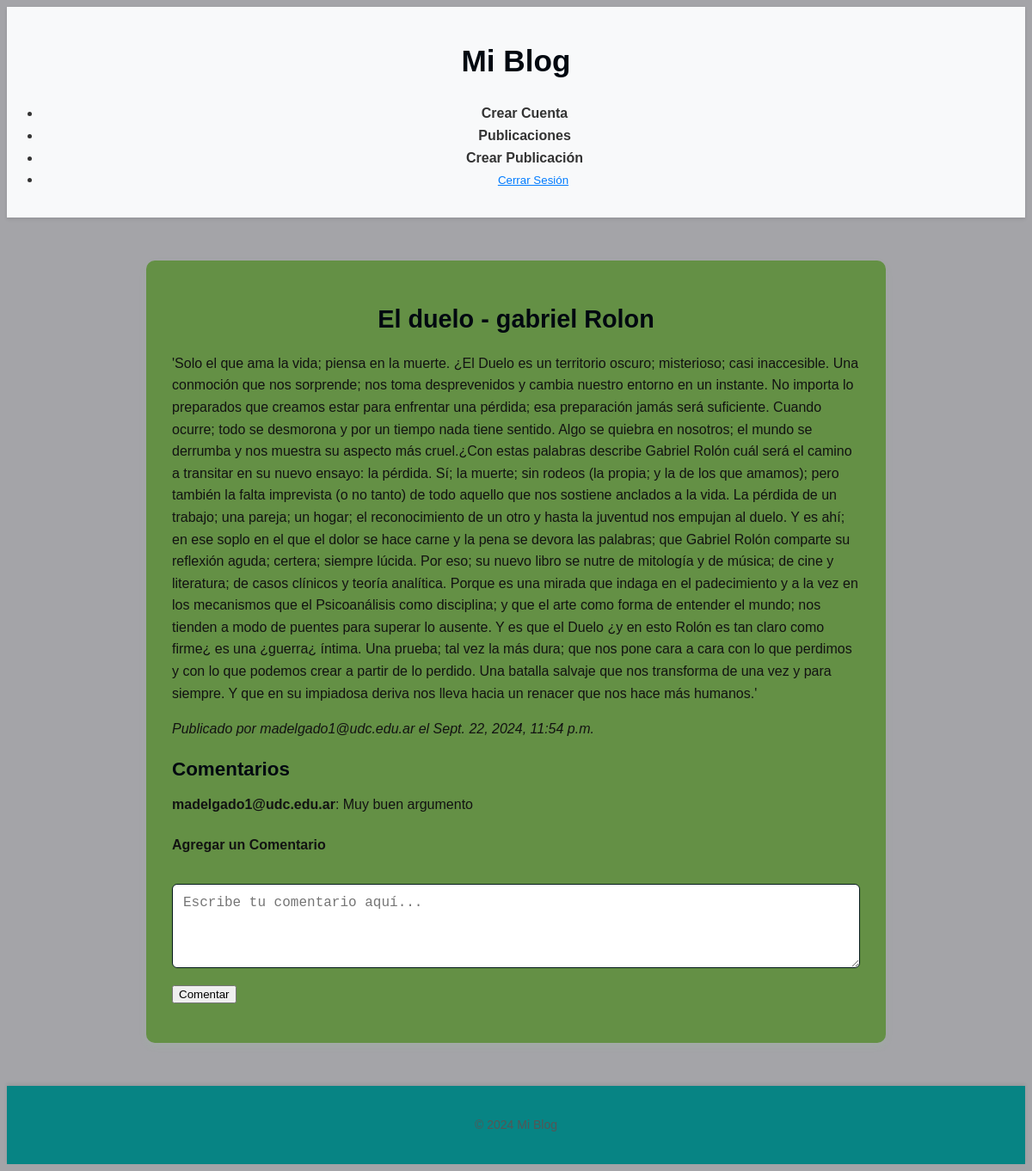
/post/posts/6/ (signed in), run on the app's committed database.
### post/models.py (models this page shows, shortened)
class Post(models.Model):
    titulo = models.CharField(max_length=200)
    contenido = models.TextField()
    fechaDepublicacion = models.DateTimeField(auto_now_add=True)
    autor = models.ForeignKey(User, on_delete=models.CASCADE)

class Comment(models.Model):
   post = models.ForeignKey(Post, related_name='comments',on_delete=models.CASCADE)  # Relación con Post
   author = models.ForeignKey(User, on_delete=models.CASCADE)  # Autor del comentario
   content = models.TextField()  # Contenido del comentario
   created_date = models.DateTimeField(auto_now_add=True)  # Fecha de creación

### post/views.py (the view)
# urls.py: path('posts/<int:id>/', PostDetailView.as_view(), name='post_detalles'),  # Muestra el detalle de una publicación
class PostDetailView(DetailView):
    model = Post
    template_name = 'post/post_detalles.html'
    context_object_name = 'post'
    def get_object(self, queryset=None):
        return get_object_or_404(Post, pk=self.kwargs['id'])
    def get_context_data(self, **kwargs):
        context = super().get_context_data(**kwargs)
        post = self.get_object()
        context['comments'] = post.comments.all()
        return context
    def post(self, request, *args, **kwargs):
        """Maneja la creación de un comentario."""
        post = self.get_object()
        comment_content = request.POST.get('content')
        if request.user.is_authenticated and comment_content:
            Comment.objects.create(post=post, author=request.user, content=comment_content)
        return redirect('post_detalles', id=post.id)

### post/templates/post/post_detalles.html (shortened to what this page needs)
{% extends 'base.html' %}
{% block content %}
<article>
    <h2>{{ post.titulo }}</h2>
    <p>{{ post.contenido }}</p>
    <p><em>Publicado por {{ post.autor }} el {{ post.fechaDepublicacion }}</em></p>
</article>
<section>
    <h3>Comentarios</h3>
    {% if comments %}
        {% for comment in comments %}
            <div>
                <strong>{{ comment.author.username }}</strong>: {{ comment.content }}
            </div>
        {% endfor %}
    {% else %}
        <p>No hay comentarios aún. Sé el primero en comentar.</p>
    {% endif %}
    <h4>Agregar un Comentario</h4>
    {% if user.is_authenticated %}
        <form method="post">
            <textarea name="content" rows="4" placeholder="Escribe tu comentario aquí..." required></textarea>
            <button type="submit">Comentar</button>
        </form>
    {% else %}
        <p>Debes estar <a href="{% url 'login' %}">logueado</a> para comentar.</p>
    {% endif %}
</section>
{% endblock %}

### post/static/styles.css (style rules this page uses)
body { background-color: #a4a4a8; color: #121212; font-family: Arial, sans-serif; line-height: 1.6; }
h1, h2, h3 { color: #010810; font-weight: bold; }
h2 { font-size: 1.8em; margin: 15px 0; text-align: center; }
h3 { font-size: 1.4em; margin: 10px 0; }
input[type="text"], textarea { width: 100%; padding: 12px; margin-top: 12px; margin-bottom: 20px; border: 1px solid #021819; border-radius: 6px; font-size: 16px; }

### data on the page
Post: titulo "El duelo - gabriel Rolon", contenido "'Solo el que ama la vida; piensa en la muerte. ¿El Duelo es un territorio oscuro; misterioso; casi inaccesible. Una conmoción que nos sorprende; nos toma desprevenidos y cambia nuestro entorno en un instante. No importa lo preparados que creamos estar para enfrentar una pérdida; esa preparación jamás será suficiente. Cuando ocurre; todo se desmorona y por un tiempo nada tiene sentido. Algo se quiebra en nosotros; el mundo se derrumba y nos muestra su aspecto más cruel.¿Con estas palabras describe Gabriel Rolón cuál será el camino a transitar en su nuevo ensayo: la pérdida. Sí; la muerte; sin rodeos (la propia; y la de los que amamos); pero también la falta imprevista (o no tanto) de todo…", autor "madelgado1@udc.edu.ar", fechaDepublicacion "Sept. 22, 2024, 11:54 p.m."
Comment: author.username "madelgado1@udc.edu.ar", content "Muy buen argumento"
